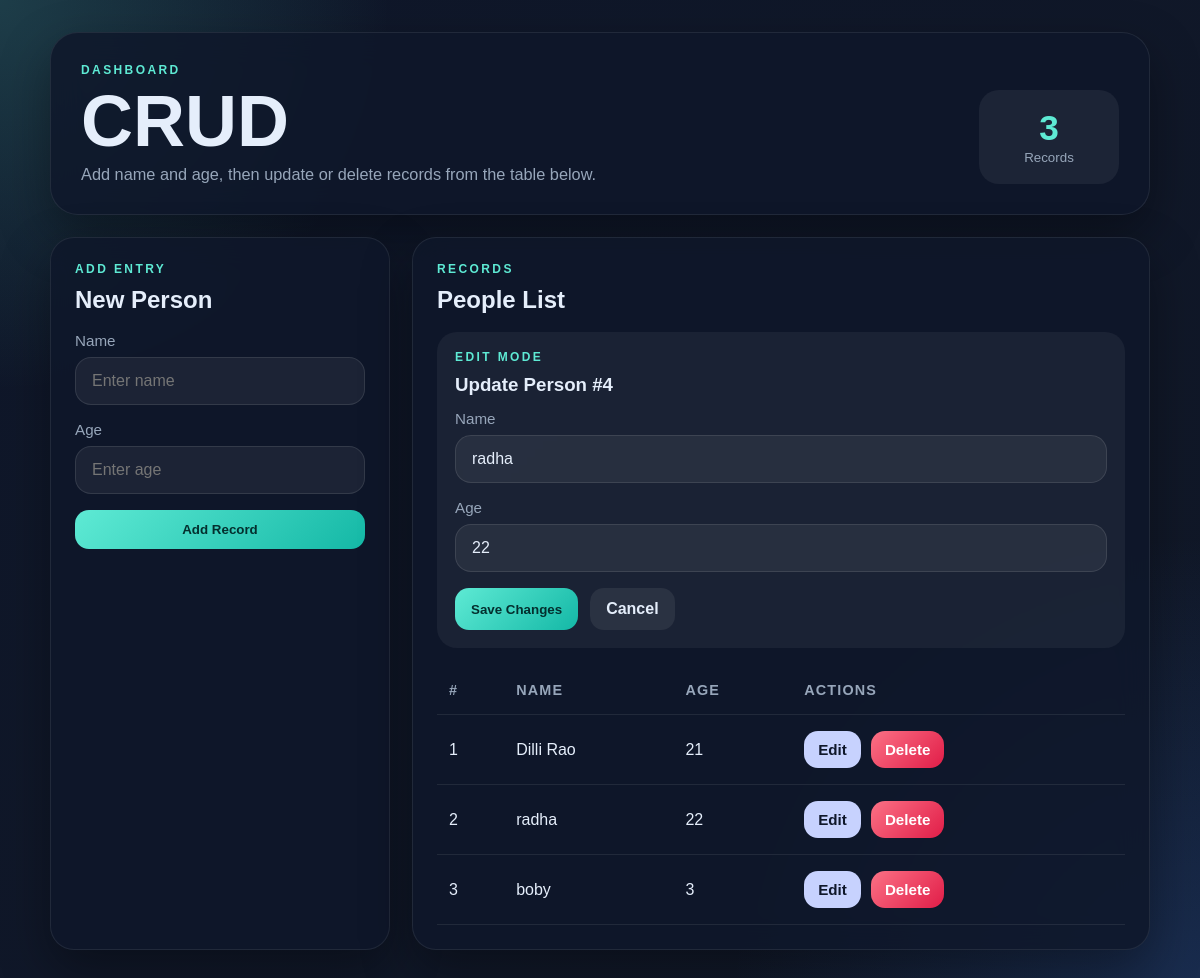
Screenshot of /?edit=4 with the database file from the repository.
### app.py (models this page shows)
class Base(DeclarativeBase):
    pass

class Person(Base):
    __tablename__ = "people"
    id: Mapped[int] = mapped_column(primary_key=True, autoincrement=True)
    name: Mapped[str] = mapped_column(nullable=False)
    age: Mapped[int] = mapped_column(nullable=False)

### app.py (the view)
@app.route("/")
def index():
    edit_id = request.args.get("edit", type=int)
    with get_db_session() as session:
        people = session.scalars(select(Person).order_by(Person.id)).all()
        edit_person = session.get(Person, edit_id) if edit_id is not None else None
    return render_template("index.html", people=people, edit_person=edit_person)

### app.py (called while the page is built)
@contextmanager
def get_db_session() -> Session:
    session = SessionLocal()
    try:
        yield session
        session.commit()
    except Exception:
        session.rollback()
        raise
    finally:
        session.close()

@app.before_request
def ensure_database() -> None:
    if not DATABASE_PATH.exists():
        init_db()
        sync_people_csv()

### templates/index.html (shortened to what this page needs)
<!DOCTYPE html>
<html lang="en">
<head>
  <link rel="stylesheet" href="{{ url_for('static', filename='style.css') }}">
</head>
<body>
  <main class="page-shell">
    <section class="hero-card">
      <div>
        <p class="eyebrow">Dashboard</p>
        <h1>CRUD</h1>
        <p class="subcopy">Add name and age, then update or delete records from the table below.</p>
      </div>
      <div class="hero-stat">
        <span>{{ people|length }}</span>
        <small>Records</small>
      </div>
    </section>
    <section class="grid-layout">
      <article class="panel">
        <div class="panel-header">
          <div>
            <p class="eyebrow">Add Entry</p>
            <h2>New Person</h2>
          </div>
        </div>
        <form class="stack-form" action="{{ url_for('add_person') }}" method="post">
          <label>
            <span>Name</span>
            <input type="text" name="name" placeholder="Enter name" required>
          </label>
          <label>
            <span>Age</span>
            <input type="number" name="age" min="1" placeholder="Enter age" required>
          </label>
          <button type="submit" class="primary-btn">Add Record</button>
        </form>
      </article>
      <article class="panel table-panel">
        <div class="panel-header">
          <div>
            <p class="eyebrow">Records</p>
            <h2>People List</h2>
          </div>
        </div>
        {% if edit_person %}
          <div class="edit-card">
            <div class="panel-header compact">
              <div>
                <p class="eyebrow">Edit Mode</p>
                <h3>Update Person #{{ edit_person.id }}</h3>
              </div>
            </div>
            <form class="stack-form" action="{{ url_for('update_person', person_id=edit_person.id) }}" method="post">
              <label>
                <span>Name</span>
                <input type="text" name="name" value="{{ edit_person.name }}" required>
              </label>
              <label>
                <span>Age</span>
                <input type="number" name="age" min="1" value="{{ edit_person.age }}" required>
              </label>
              <div class="button-row">
                <button type="submit" class="primary-btn">Save Changes</button>
                <a class="ghost-btn" href="{{ url_for('index') }}">Cancel</a>
              </div>
            </form>
          </div>
        {% endif %}
        <div class="table-wrap">
          <table>
            <thead>
              <tr>
                <th>#</th>
                <th>Name</th>
                <th>Age</th>
                <th>Actions</th>
              </tr>
            </thead>
            <tbody>
              {% for person in people %}
                <tr>
                  <td>{{ loop.index }}</td>
                  <td>{{ person.name }}</td>
                  <td>{{ person.age }}</td>
                  <td>
                    <div class="action-row">
                      <a class="chip edit" href="{{ url_for('index', edit=person.id) }}">Edit</a>
                      <form action="{{ url_for('delete_person', person_id=person.id) }}" method="post" onsubmit="return confirm('Delete this record?');">
                        <button type="submit" class="chip delete">Delete</button>
                      </form>
                    </div>
                  </td>
                </tr>
              {% else %}
                <tr>
                  <td colspan="4" class="empty-state">No records yet. Add the first person above.</td>
                </tr>
              {% endfor %}
            </tbody>
          </table>
        </div>
      </article>
    </section>
  </main>
</body>
</html>

### static/style.css (style rules this page uses)
:root { --bg-1: #0f172a; --bg-2: #111827; --card: rgba(15, 23, 42, 0.84); --card-border: rgba(255, 255, 255, 0.08); --text: #e5eefb; --muted: #97a6ba; --accent: #5eead4; --accent-strong: #14b8a6; --danger: #fb7185; --danger-strong: #e11d48; --shadow: 0 20px 50px rgba(0, 0, 0, 0.35); }
* { box-sizing: border-box; }
body { margin: 0; min-height: 100vh; font-family: Arial, Helvetica, sans-serif; color: var(--text); background: radial-gradient(circle at top left, rgba(94, 234, 212, 0.18), transparent 25%), radial-gradient(circle at bottom right, rgba(59, 130, 246, 0.2), transparent 30%), linear-gradient(135deg, var(--bg-1), var(--bg-2)); }
.page-shell { width: min(1100px, calc(100% - 32px)); margin: 0 auto; padding: 32px 0 56px; }
.hero-card, .panel, .flash { border: 1px solid var(--card-border); background: var(--card); -webkit-backdrop-filter: blur(16px); backdrop-filter: blur(16px); box-shadow: var(--shadow); }
.hero-card { border-radius: 28px; padding: 30px; display: flex; justify-content: space-between; gap: 20px; align-items: end; margin-bottom: 22px; }
.eyebrow { margin: 0 0 10px; color: var(--accent); text-transform: uppercase; letter-spacing: 0.2em; font-size: 0.75rem; font-weight: 700; }
h1, h2, h3, p { margin-top: 0; }
h1 { margin-bottom: 10px; font-size: clamp(2.4rem, 6vw, 4.8rem); line-height: 0.95; }
.subcopy { max-width: 560px; margin-bottom: 0; color: var(--muted); font-size: 1.02rem; }
.hero-stat { min-width: 140px; padding: 18px 20px; border-radius: 20px; background: rgba(255, 255, 255, 0.06); text-align: center; }
.hero-stat span { display: block; font-size: 2.2rem; font-weight: 800; color: var(--accent); }
.hero-stat small { color: var(--muted); }
.grid-layout { display: grid; grid-template-columns: 340px 1fr; gap: 22px; }
.panel { border-radius: 24px; padding: 24px; }
.panel-header { display: flex; justify-content: space-between; align-items: start; margin-bottom: 18px; }
.panel-header.compact { margin-bottom: 14px; }
.panel-header h2, .panel-header h3 { margin-bottom: 0; }
.stack-form { display: grid; gap: 16px; }
label span { display: block; margin-bottom: 8px; color: var(--muted); font-size: 0.95rem; }
input { width: 100%; border: 1px solid rgba(255, 255, 255, 0.1); border-radius: 16px; padding: 14px 16px; outline: none; color: var(--text); background: rgba(255, 255, 255, 0.06); font-size: 1rem; }
.primary-btn, .ghost-btn, .chip { border: none; border-radius: 14px; padding: 12px 16px; font-weight: 700; text-decoration: none; cursor: pointer; transition: transform 0.15s ease, box-shadow 0.15s ease, opacity 0.15s ease; }
.primary-btn { background: linear-gradient(135deg, var(--accent), var(--accent-strong)); color: #042f2e; }
.ghost-btn { display: inline-flex; align-items: center; justify-content: center; background: rgba(255, 255, 255, 0.07); color: var(--text); }
.button-row { display: flex; gap: 12px; flex-wrap: wrap; }
.table-panel { overflow: hidden; }
.edit-card { margin-bottom: 18px; padding: 18px; border-radius: 20px; background: rgba(255, 255, 255, 0.05); }
.table-wrap { overflow-x: auto; }
table { width: 100%; border-collapse: collapse; }
th, td { padding: 16px 12px; border-bottom: 1px solid rgba(255, 255, 255, 0.08); text-align: left; }
th { color: var(--muted); font-size: 0.9rem; font-weight: 700; text-transform: uppercase; letter-spacing: 0.08em; }
.action-row { display: flex; align-items: center; gap: 10px; flex-wrap: wrap; }
.action-row form { margin: 0; }
.chip { display: inline-flex; align-items: center; justify-content: center; padding: 10px 14px; font-size: 0.95rem; }
.chip.edit { color: #0f172a; background: #c7d2fe; }
.chip.delete { color: #fff; background: linear-gradient(135deg, var(--danger), var(--danger-strong)); }

### rows the page displays
Person: id "4", name "radha", age "22"
Person: name "Dilli Rao", age "21"
Person: name "boby", age "3"

### other values shown
{{ people|length }} "3"
